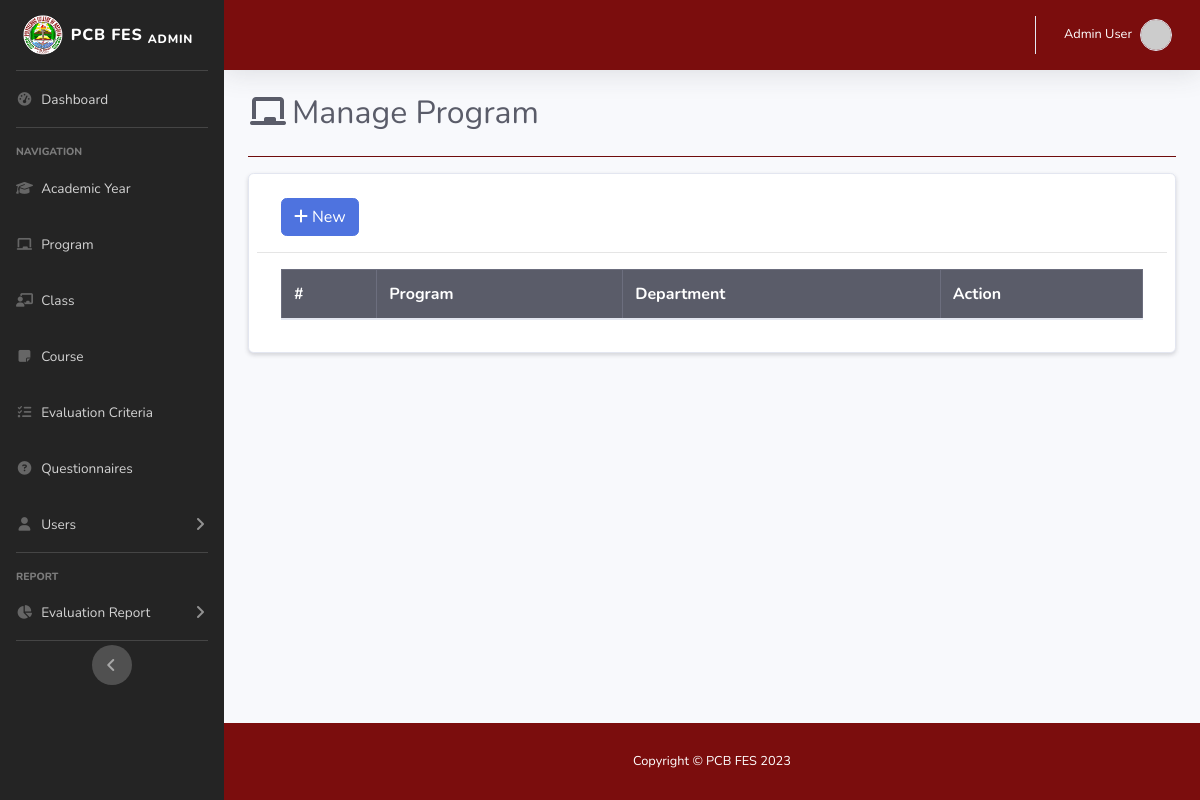
/admin/program.php (signed in), run on an earlier commit of the app's database.
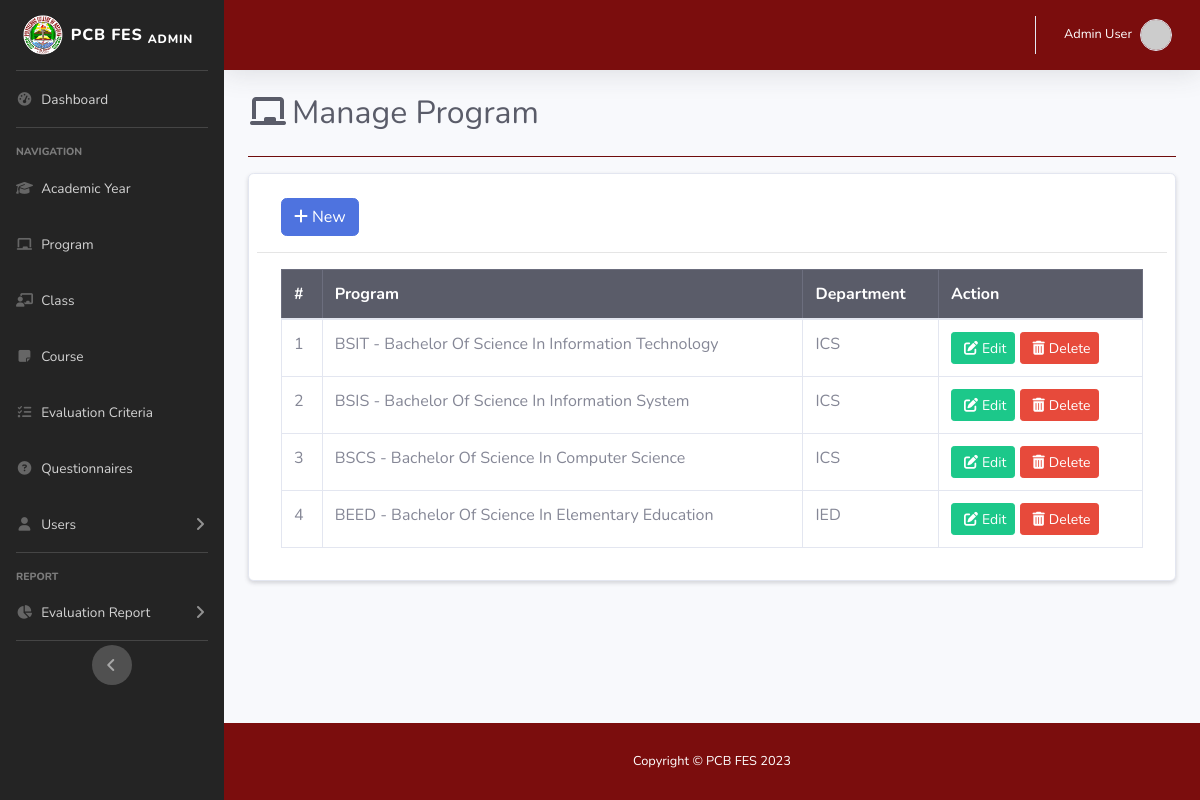
And on a later commit of the database.
### tables this page shows
CREATE TABLE `program_tbl` (
  `program_id` int(11) NOT NULL,
  `program_code` varchar(20) NOT NULL,
  `program_name` varchar(255) NOT NULL,
  `department_id` int(11) NOT NULL
);

CREATE TABLE `department_tbl` (
  `department_id` int(11) NOT NULL,
  `department_code` varchar(20) NOT NULL,
  `department_name` varchar(255) NOT NULL
);

### admin/program.php (the view, shortened to what this page needs)
<!DOCTYPE html>
<html lang="en">
<head>
    <link rel="stylesheet" href="https://stackpath.bootstrapcdn.com/bootstrap/4.2.1/css/bootstrap.min.css">
    <link rel="stylesheet" href="https://cdn.datatables.net/1.10.18/css/dataTables.bootstrap4.min.css">
    <link href="../assets/vendor/fontawesome-free/css/all.min.css" rel="stylesheet" type="text/css">
    <link href="../assets/css/sb-admin-2.min.css" rel="stylesheet">
    <link href="../assets/css/custom.css" rel="stylesheet">
    <link rel="stylesheet" href="https://cdn.jsdelivr.net/npm/@sweetalert2/theme-borderless@5/borderless.css" />
</head>
<body id="page-top">
    <div id="wrapper">
            <?php include 'sidebar.php'; ?>
        <div id="content-wrapper" class="d-flex flex-column">
            <div id="content">
                    <?php include 'topbar.php'; ?>
                <div class="container-fluid justify-content-center">
                    <div class="d-sm-flex align-items-center justify-content-between mb-4">
                        <h1 class="h2 mb-0 text-gray-800"><i class="fas fa-fw fa-chalkboard mr-1"></i>Manage Program</h1>
                    </div>
                    <hr class="mb-3 bg-white1">
<div class="container card p-2 mb-4 shadow-sm">
    <div class="row">
        <div class="col-12 col-md-12">
            <div class="container mb-3 mt-3">
                <a href="#addnew" data-toggle="modal" class="btn btn-primary"><i class="fa-solid fa-plus mr-1"></i>New</a>
            </div>
            <hr>
            <div class="container mb-4">
                <table id="myTable" class="table table-bordered nowrap" style="width:100%">
                    <thead class="table-dark">
                        <th>#</th>
                        <th>Program</th>
                        <th>Department</th>
                        <th>Action</th>
                    </thead>
                    <tbody>
                        <?php
                            require '../db/dbconn.php';
                            $sql = "SELECT program_tbl.*, department_tbl.*
                                    FROM program_tbl
                                    INNER JOIN department_tbl ON program_tbl.department_id = department_tbl.department_id
                                    ORDER BY department_tbl.department_code
                            ";
                            $num = 1;
                            $query = mysqli_query($conn, $sql);
                            while($row = mysqli_fetch_assoc($query)){
                                echo
                                "<tr>
                                    <td>".$num."</td>
                                    <td>".strtoupper($row['program_code'])." - ".ucwords($row['program_name'])."</td>
                                    <td>".strtoupper($row['department_code'])."</td>
                                    <td>
                                        <a href='#edit_".$row['program_id']."' class='btn btn-success btn-sm' data-toggle='modal'><i class='fa fa-pen-to-square m-1'></i>Edit</a>
                                        <a href='#delete_".$row['program_id']."' class='btn btn-danger btn-sm' data-toggle='modal'><i class='fa fa-trash m-1'></i>Delete</a>
                                    </td>
                                </tr>";
                            $num++;}
                        ?>
                    </tbody>
                </table>
            </div>
        </div>
    </div>
</div>
                </div>
            </div>
            <?php include 'footer.php'; ?>
        </div>
    </div>
</body>
</html>

What changed in the data, as far as the page shows it:
added program_tbl: program_code "BSIT", program_name "Bachelor Of Science In Information Technology", department.department_code "ICS"
added program_tbl: program_code "BSIS", program_name "Bachelor Of Science In Information System", department.department_code "ICS"
added program_tbl: program_code "BSCS", program_name "Bachelor Of Science In Computer Science", department.department_code "ICS"
added program_tbl: program_code "BEED", program_name "Bachelor Of Science In Elementary Education", department.department_code "IED"
